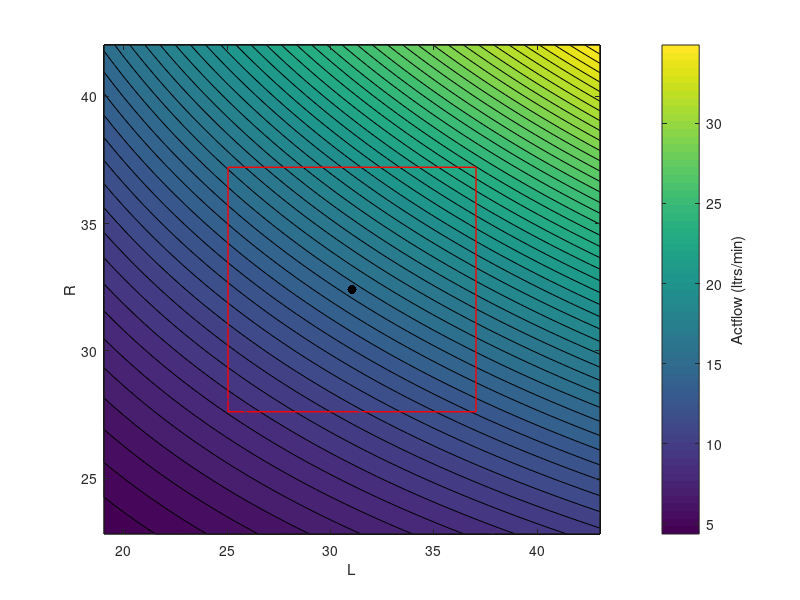

Write MATLAB code to recreate this figure. (Note: this script raises an error after producing the figure.)
clear all
%close all
clc
mu_L = 31.0345;%25.5172;%30.0;
mu_R = 32.4138%36.5517%8205;%24.95;
N = 150;
B = 0.002;
sigma_L = 1;
sigma_R = 0.8;
sigma_N = 0;
sigma_B = 0;%5.0E-05;
USL = 11;
LSL = 9;

%% scrap is -6sigma to line and -6sigma to line

% Draw 6sigma box around nominal point
tolL = 6*sigma_L;
tolR = 6*sigma_R;
% LL = [mu_L - tolL, mu_R - tolR];    % Lower left corner
% LU = [mu_L - tolL, mu_R + tolR];    % Upper left corner
% RU = [mu_L + tolL, mu_R + tolR];    % Upper right corner
% RL = [mu_L + tolL, mu_R - tolR];    % Lower right corner

%% Find the upper and lower spec limits of the actflow function through 
% the box
L_vec = linspace(mu_L-2*tolL,mu_L+2*tolL,50);
R_vec = linspace(mu_R-2*tolR,mu_R+2*tolR,50);

for i = 1:length(L_vec)
    L = L_vec(i);
    for j = 1:length(R_vec)
        R = R_vec(j);
        actflow(j,i) = (pi*R*R*L/1E6 - B)*N;
    end
end

%% Ploting %%
[L_p R_p] = meshgrid(L_vec,R_vec);
figure(1)
contourf(L_p,R_p,actflow,50)
colorbar
c=colorbar;
ylabel(c,'Actflow (ltrs/min)')
xlabel('L')
ylabel('R')
hold on
plot(mu_L,mu_R,'k.','MarkerSize',20)
line([mu_L-tolL mu_L-tolL],[mu_R-tolR mu_R+tolR],'Color','r','LineWidth',1);
line([mu_L-tolL mu_L+tolL],[mu_R+tolR mu_R+tolR],'Color','r','LineWidth',1);
line([mu_L+tolL mu_L+tolL],[mu_R+tolR mu_R-tolR],'Color','r','LineWidth',1);
line([mu_L+tolL mu_L-tolL],[mu_R-tolR mu_R-tolR],'Color','r','LineWidth',1);
hold on

%% work out intersects
SpecLimContours = contour(L_p,R_p,actflow,[9 11],'Color','w','LineWidth',2);
% column 1 is the start of contour 1 there the 1st number is the value of
% the contour and the 2nd number is the number of pairs 
SpecLimContours = SpecLimContours';
% Below are the x and y coords for the LSL and USL contour lines.  The
% SpecLimContours vecotr contains a 'contour identifier' specifing the
% value of the contour and number of x y pairs.  This is used to selcet the
% appropriate contours 

% determine if there is an entry in SpecLimContours, if not the contours
% are off the design space    
SpecLimContours_empty = isempty(SpecLimContours);
if SpecLimContours_empty==1
   P_Scrap = NaN
   P_Rwork = NaN
   P_conformance = NaN
else
    LSL_Contour = SpecLimContours([2:SpecLimContours(1,2)+1],:);
    USL_Contour = SpecLimContours([SpecLimContours(1,2)+3]:end,:);
    % determine if both contours are still in the design space
    LSL_empty = isempty(LSL_Contour);
    USL_empty = isempty(USL_Contour);
    if  LSL_empty==1 || USL_empty==1
        P_Scrap = NaN
        P_Rwork = NaN
        P_conformance = NaN
    else
       
        % intersect along countour of actflow = 9
        [x9L,y9L] = intersections(LSL_Contour(:,1),LSL_Contour(:,2),[mu_L-tolL mu_L-tolL],[mu_R-tolR mu_R+tolR]);
        [x9U,y9U] = intersections(LSL_Contour(:,1),LSL_Contour(:,2),[mu_L-tolL mu_L+tolL],[mu_R+tolR mu_R+tolR]);
        [x9R,y9R] = intersections(LSL_Contour(:,1),LSL_Contour(:,2),[mu_L+tolL mu_L+tolL],[mu_R+tolR mu_R-tolR]);
        [x9B,y9B] = intersections(LSL_Contour(:,1),LSL_Contour(:,2),[mu_L+tolL mu_L-tolL],[mu_R-tolR mu_R-tolR]);
        % intersect along countour of actflow = 11
        [x11L,y11L] = intersections(USL_Contour(:,1),USL_Contour(:,2),[mu_L-tolL mu_L-tolL],[mu_R-tolR mu_R+tolR]);
        [x11U,y11U] = intersections(USL_Contour(:,1),USL_Contour(:,2),[mu_L-tolL mu_L+tolL],[mu_R+tolR mu_R+tolR]);
        [x11R,y11R] = intersections(USL_Contour(:,1),USL_Contour(:,2),[mu_L+tolL mu_L+tolL],[mu_R+tolR mu_R-tolR]);
        [x11B,y11B] = intersections(USL_Contour(:,1),USL_Contour(:,2),[mu_L+tolL mu_L-tolL],[mu_R-tolR mu_R-tolR]);
        
        X9I_vec = [x9L,y9L;x9U,y9U;x9R,y9R;x9B,y9B];
        X11I_vec = [x11L,y11L;x11U,y11U;x11R,y11R;x11B,y11B];
        X9I_vec_empty = isempty(X9I_vec);  %check if there are intersects
        X11I_vec_empty = isempty(X11I_vec);   %check if there are intersects
        if X9I_vec_empty || X11I_vec_empty
            P_Scrap = NaN
            P_Rwork = NaN
            P_conformance = NaN
        else
            %% Plot intersects
            plot(X9I_vec(:,1),X9I_vec(:,2),'r.','MarkerSize',15)
            plot(X11I_vec(:,1),X11I_vec(:,2),'k.','MarkerSize',15)
            
            %% Find Scrap
            a = mu_L - tolL; % Left
            b = mu_L + tolL; % Right bound
            c = mu_R - tolR; % bottom
            d = @(L) interp1(LSL_Contour(:,1),LSL_Contour(:,2),L,'spline',0); % lower performance spec
            
            fun = @(L,R) mvnpdf_quad2d(L,R,[mu_L mu_R],[sigma_L^2 sigma_R^2]);
            P_Scrap = quad2d(fun,a,b,c,d)
            tic
            %% Find Rework
            if [mu_L,mu_R] < interp1(USL_Contour(:,1),USL_Contour(:,2),mu_L,'linear',0)
                a = X11I_vec(1,1) % if nominal is below USL line use intersection point
            else a = mu_L - tolL  % otherwise use actual limit
            end 
            b = mu_L + tolL  % otherwise use actual limit
            c = @(L) interp1(USL_Contour(:,1),USL_Contour(:,2),L,'spline',0); % upper performance spec
            d = mu_R + tolR; % top
            
            fun = @(L,R) mvnpdf_quad2d(L,R,[mu_L mu_R],[sigma_L^2 sigma_R^2]);
            P_Rwork = quad2d(fun,a,b,c,d)
            
            toc
            %% Find Conformance
            P_conformance = 1 - P_Scrap - P_Rwork
            
            %% Check result with MC run
            [P_success,P_fail,cpk] = ConformanceCalc(mu_L,mu_R,N,B,sigma_L,sigma_R,0,0,USL,LSL,10000000)
        end
    end
end
    
    

    
